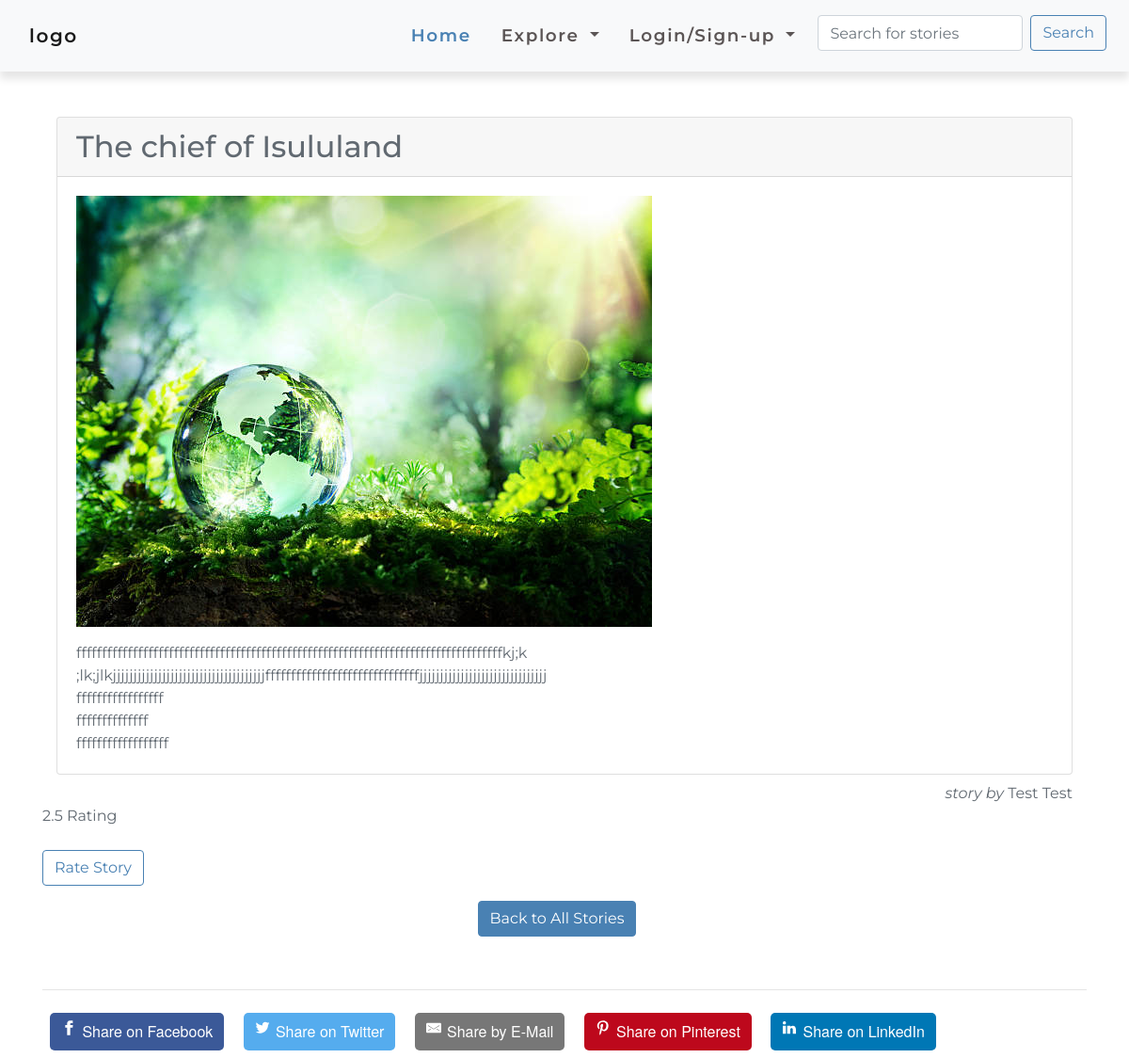
Screenshot of /view_story2.php?story_id=47 with the database file from the repository.
### tables this page shows
CREATE TABLE `stories` (
  `id` int NOT NULL AUTO_INCREMENT,
  `title` varchar(255) NOT NULL,
  `description` text NOT NULL,
  `content` text NOT NULL,
  `image_url` varchar(255) DEFAULT NULL,
  `continent_id` int NOT NULL,
  `legend_id` int DEFAULT NULL,
  `author_id` int NOT NULL,
  `created_at` timestamp NULL DEFAULT CURRENT_TIMESTAMP,
  `updated_at` timestamp NULL DEFAULT CURRENT_TIMESTAMP ON UPDATE CURRENT_TIMESTAMP,
  `views` int DEFAULT '0',
  `rating` decimal(10,1) DEFAULT '2.5',
  PRIMARY KEY (`id`),
  KEY `fk_legend` (`legend_id`),
  KEY `fk_author` (`author_id`),
  KEY `fk_continent` (`continent_id`),
  CONSTRAINT `fk_author` FOREIGN KEY (`author_id`) REFERENCES `users` (`id`) ON DELETE RESTRICT,
  CONSTRAINT `fk_continent` FOREIGN KEY (`continent_id`) REFERENCES `continents` (`continent_id`) ON DELETE RESTRICT,
  CONSTRAINT `fk_legend` FOREIGN KEY (`legend_id`) REFERENCES `legends` (`legend_id`) ON DELETE RESTRICT
);

CREATE TABLE `users` (
  `id` int NOT NULL AUTO_INCREMENT,
  `first_name` varchar(20) NOT NULL,
  `last_name` varchar(20) NOT NULL,
  `email` varchar(40) NOT NULL,
  `password` varchar(20) NOT NULL,
  `is_writer` tinyint(1) NOT NULL DEFAULT '0',
  `created_at` timestamp NULL DEFAULT CURRENT_TIMESTAMP,
  `updated_at` timestamp NULL DEFAULT CURRENT_TIMESTAMP ON UPDATE CURRENT_TIMESTAMP,
  `country` varchar(40) DEFAULT NULL,
  `gender` enum('Male','Female','Other') DEFAULT NULL,
  `dob` date DEFAULT NULL,
  PRIMARY KEY (`id`)
);

### functions.php (called while the page is built, shortened)
<?php
include_once('./connection.php');
function get_user_details($details, $table, $condition = '', $order_by = '')
{
    global $conn;
    $sql = "SELECT $details FROM $table";
    if ($condition !== '') {
        $sql .= " WHERE $condition";
    }
    $stmt = $conn->prepare($sql);
    if (!$stmt) {
        echo 'statement failed!!!';
        echo "Error: " . $conn->error;
        return null;
    } else {
        if ($stmt->execute()) {
            $result = $stmt->get_result();
            return $result->fetch_all(MYSQLI_ASSOC);
        } else {
            echo "Error: " . $conn->error;
            return null;
        }
    }
}
function get_single_detail($name, $table, $condition) {
    return get_user_details($name, $table, $condition)[0][$name];
}
function get_fullname($firstname, $lastname, $table, $condition) {
    return ucfirst(get_single_detail($firstname, $table, $condition)) ." " . ucfirst(get_single_detail($lastname, $table, $condition));
}

### view_story2.php (the view, shortened to what this page needs)
<?php
include_once('connection.php');
include_once('functions.php');
include_once('./php_sharing_buttons/sharingbuttons.php');
$story_id = $_GET['story_id'];
$sql = "SELECT * FROM stories WHERE id=?";
$stmt = $conn->prepare($sql);
$stmt->bind_param("i", $story_id);
$stmt->execute();
$result = $stmt->get_result();
$story = $result->fetch_assoc();
$avg_rating = get_single_detail('rating', 'stories', "id = $story_id");
$author_id = get_single_detail('author_id', 'stories', "id=$story_id");
$author_fullname = get_fullname("first_name", "last_name", "users", "id = $author_id");
?>
<!DOCTYPE html>
<html>
<head>
  <link rel="stylesheet" href="https://stackpath.bootstrapcdn.com/bootstrap/4.3.1/css/bootstrap.min.css">
  <link rel="stylesheet" href="https://cdnjs.cloudflare.com/ajax/libs/rateYo/2.3.2/jquery.rateyo.min.css">
  <link rel="stylesheet" href="./php_sharing_buttons/sharingbuttons.css">
  <link rel="stylesheet" href="./assets/css/style.css">
</head>
<body>
  <header>
    <nav class="navbar bg-light navbar-light navbar-expand-lg">
      <div class="container">
        <a href="" class="navbar-brand">logo</a>
      </div>
      <div id="navbarResponsive" class="collapse navbar-collapse">
        <ul class="navbar-nav">
          <li class="nav-item"><a href="index.php" class="nav-link active">Home</a></li>
          <li class="nav-item dropdown">
            <a class="nav-link dropdown-toggle" href="#" role="button" id="dropdownMenuLink" data-bs-toggle="dropdown" aria-expanded="false">
              Explore
            </a>
          </li>
          <li class="nav-item dropdown">
            <?php if (isset($_SESSION['user_id']) || isset($_SESSION['admin_id'])) { ?>
              <a class="nav-link dropdown-toggle" href="#" id="navbarDropdown" role="button" data-toggle="dropdown" aria-haspopup="true" aria-expanded="false">
                Logout
              </a>
              <div class="dropdown-menu" aria-labelledby="navbarDropdown">
                <?php if (isset($_SESSION['writer'])) { ?>
                  <a class="dropdown-item" href="logout.php">Storyteller</a>
                <?php } ?>
                <?php if (isset($_SESSION['admin_id'])) { ?>
                  <a class="dropdown-item" href="logout.php">Admin</a>
                <?php } ?>
                <?php if (isset($_SESSION['reader'])) { ?>
                  <a class="dropdown-item" href="logout.php">Goodbye <?php echo $user_name ?></a>
                <?php } ?>
              </div>
            <?php } else { ?>
              <a class="nav-link dropdown-toggle" href="#" id="navbarDropdown" role="button" data-toggle="dropdown" aria-haspopup="true" aria-expanded="false">
                Login/Sign-up
              </a>
            <?php } ?>
          </li>
          <li class="nav-item">
            <form class="form-inline ml-auto flex-nowrap" method="POST" action="search_stories.php">
              <input class="form-control mr-sm-2" id="search-input" name="search-input" type="search" placeholder="Search for stories" aria-label="Search">
              <button class="btn btn-outline-primary my-2 my-sm-0" type="submit">Search</button>
            </form>
          </li>
        </ul>
      </div>
    </nav>
  </header>
  <div class="container mt-5">
    <div class="row justify-content-center">
      <div class="col-md-12">
        <div class="card">
          <div class="card-header">
            <h2 class="mb-0"><?php echo ucfirst($story['title']); ?></h2>
          </div>
          <div class="card-body">
            <?php if (!empty($story['image_url'])) : ?>
              <img src="<?php echo $story['image_url']; ?>" class="img-fluid mb-3" alt="<?php echo $story['title']; ?>">
            <?php endif; ?>
            <p class="card-text"><?php echo nl2br($story['content']); ?></p>
          </div>
        </div>
        <div class="mt-2 text-right"><i>story by</i> <?php echo $author_fullname ?></div>
      </div>
    </div>
    <form class="form-group">
      <span id='results'><?php echo $avg_rating; ?></span>
      <label for="rating-input">Rating</label>
      <button id="submit-btn" class="btn btn-outline-primary">Rate Story</button>
    </form>
    <div class="row justify-content-center mt-3 mb-3">
      <a href="all_stories.php" type="button" class="btn btn-primary mr-3">Back to All Stories</a><br>
    </div>
    <br>
    <hr>
  </div>
</body>
</html>

### assets/css/style.css (style rules this page uses)
body { overflow-x: hidden; font-family: 'Montserrat', sans-serif; color: #616971; }
.navbar { font-size: 1.15rem; font-weight: 600; letter-spacing: 0.1rem; box-shadow: 0 .5rem .5rem rgba(0, 0, 0, .1); z-index: 10000 !important; }
.nav-item { padding: .5rem; }
.nav-link { color: #5b5555!important; }
.nav-link.active, .nav-link:hover { color: #4981b3 !important; }
.btn-primary { background-color: #4981b3; border: .05rem solid #4981b3; }
.btn-outline-primary { color: #4981b3; border-color: #4981b3; }
.row, .container-fluid { margin-left: 0px !important; margin-right: 0px !important; }

### rows the page displays
stories: title "The chief of Isululand", image_url (picture), content "fffffffffffffffffffffffffffffffffffffffffffffffffffffffffffffffffffffffffffffffffffkj;k ;lk;jlkjjjjjjjjjjjjjjjjjjjjjjjjjjjjjjjjjjjjjffffffffffffffffffffffffffffffjjjjjjjjjjjjjjjjjjjjjjjjjjjjjjj fffffffffffffffff ffffffffffffff ffffffffffffffffff", author.last_name "Test Test", rating "2.5"
